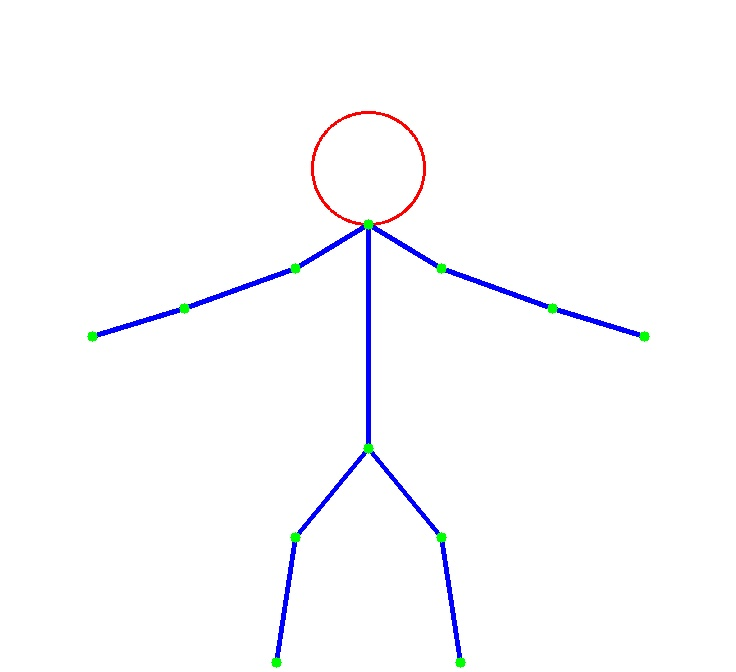
#> input picture ltx_video/pose_reference.jpg, 736 x 672 px
$ python extraction.py pose_reference.jpg
#> lines starting #> are read from the running program, lines starting #| are printed output that depends on the picture; after the words box and inside, x2 and y2 are one past the last pixel; in counts of white or black regions, pixels touching at a corner belong together
import os
import cv2
import numpy as np
from PIL import Image

def extract_pose_with_canny(image_path):
    """
    Extract pose using simple edge detection as a placeholder.

    Args:
        image_path: Path to the input image

    Returns:
        numpy array containing the edge detection result
    """
    if not os.path.exists(image_path):
        raise FileNotFoundError(f"Image not found at {image_path}")

    image = cv2.imread(image_path)
    gray = cv2.cvtColor(image, cv2.COLOR_BGR2GRAY)
    edges = cv2.Canny(gray, 100, 200)
    edges_color = cv2.cvtColor(edges, cv2.COLOR_GRAY2RGB)
    return edges_color

def create_apose_reference(width=576, height=320):
    """
    Create a reference A-pose stick figure programmatically.

    Args:
        width: Width of the output image
        height: Height of the output image

    Returns:
        numpy array containing the A-pose reference image
    """
    # Create a white background
    white_bg = np.ones((height, width, 3), dtype=np.uint8) * 255

    # A-pose stick figure coordinates
    # Head
    head_center = (width // 2, height // 4)
    head_radius = height // 12

    # Body
    neck = (width // 2, height // 3)
    hip = (width // 2, height * 2 // 3)

    # Arms in A-pose
    left_shoulder = (width // 2 - width // 10, neck[1] + height // 15)
    right_shoulder = (width // 2 + width // 10, neck[1] + height // 15)
    left_elbow = (width // 4, neck[1] + height // 8)
    right_elbow = (width * 3 // 4, neck[1] + height // 8)
    left_hand = (width // 8, neck[1] + height // 6)
    right_hand = (width * 7 // 8, neck[1] + height // 6)

    # Legs
    left_knee = (width // 2 - width // 10, height * 4 // 5)
    right_knee = (width // 2 + width // 10, height * 4 // 5)
    left_foot = (width // 2 - width // 8, height - 10)
    right_foot = (width // 2 + width // 8, height - 10)

    # Draw the stick figure
    # Head
    cv2.circle(white_bg, head_center, head_radius, (0, 0, 255), 2)

    # Body
    cv2.line(white_bg, neck, hip, (255, 0, 0), 3)

    # Arms
    cv2.line(white_bg, neck, left_shoulder, (255, 0, 0), 3)
    cv2.line(white_bg, neck, right_shoulder, (255, 0, 0), 3)
    cv2.line(white_bg, left_shoulder, left_elbow, (255, 0, 0), 3)
    cv2.line(white_bg, right_shoulder, right_elbow, (255, 0, 0), 3)
    cv2.line(white_bg, left_elbow, left_hand, (255, 0, 0), 3)
    cv2.line(white_bg, right_elbow, right_hand, (255, 0, 0), 3)

    # Legs
    cv2.line(white_bg, hip, left_knee, (255, 0, 0), 3)
    cv2.line(white_bg, hip, right_knee, (255, 0, 0), 3)
    cv2.line(white_bg, left_knee, left_foot, (255, 0, 0), 3)
    cv2.line(white_bg, right_knee, right_foot, (255, 0, 0), 3)

    # Draw joints
    joints = [neck, hip, left_shoulder, right_shoulder, left_elbow, right_elbow,
             left_hand, right_hand, left_knee, right_knee, left_foot, right_foot]
    for joint in joints:
        cv2.circle(white_bg, joint, 5, (0, 255, 0), -1)

    return white_bg

def get_pose_reference(input_image_path, output_path="pose_reference.jpg", mode="create"):
    """
    Get pose reference image using specified method.

    Args:
        input_image_path: Path to input image (used for extraction or dimensions)
        output_path: Path to save the pose reference image
        mode: Method to get pose reference - 'extract' or 'create'

    Returns:
        Path to the saved pose reference image
    """
#> called with input_image_path = 'pose_reference.jpg', output_path = 'pose_reference.jpg', mode = 'create'
    if not os.path.exists(input_image_path):
        raise FileNotFoundError(f"Input image not found at {input_image_path}")

    # Get dimensions from input image
    input_image = Image.open(input_image_path)
#> input_image is the input picture: PIL image 736x672 RGB; mean R, G, B 251.3, 251.4, 253.5
    width, height = input_image.size
#> width = 736; height = 672

    # Ensure dimensions are divisible by 32
    width = (width // 32) * 32
    height = (height // 32) * 32
    if width == 0:
        width = 32
    if height == 0:
        height = 32

    # Get pose reference based on specified mode
    if mode == "extract":
        pose_data = extract_pose_with_canny(input_image_path)
    elif mode == "create":
        pose_data = create_apose_reference(width, height)
#> in create_apose_reference, `cv2.circle(white_bg, head_center, head_radius, (0, 0, 255), 2)`:
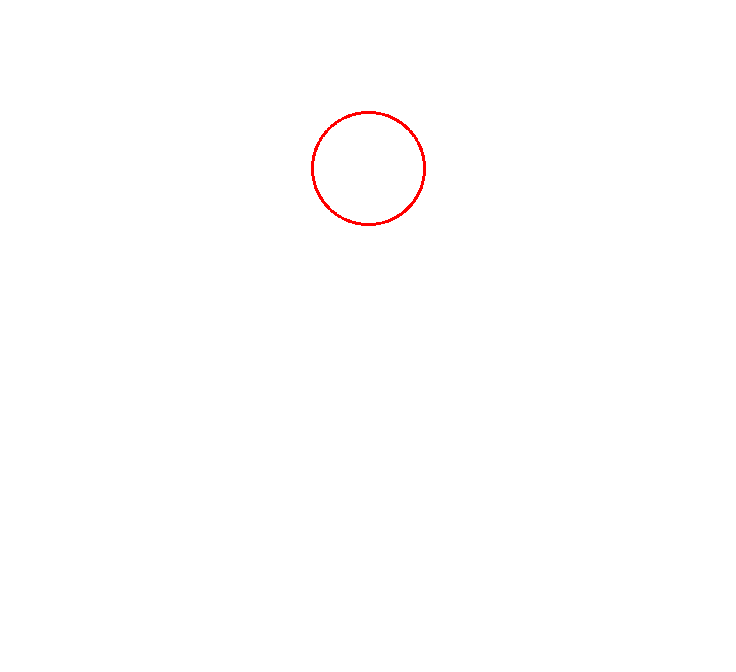
#> white_bg: shape (672, 736, 3); mean of channels 0, 1, 2 254.4, 254.4, 255; drawn as B, G, R
#> in create_apose_reference, `cv2.line(white_bg, right_knee, right_foot, (255, 0, 0), 3)`:
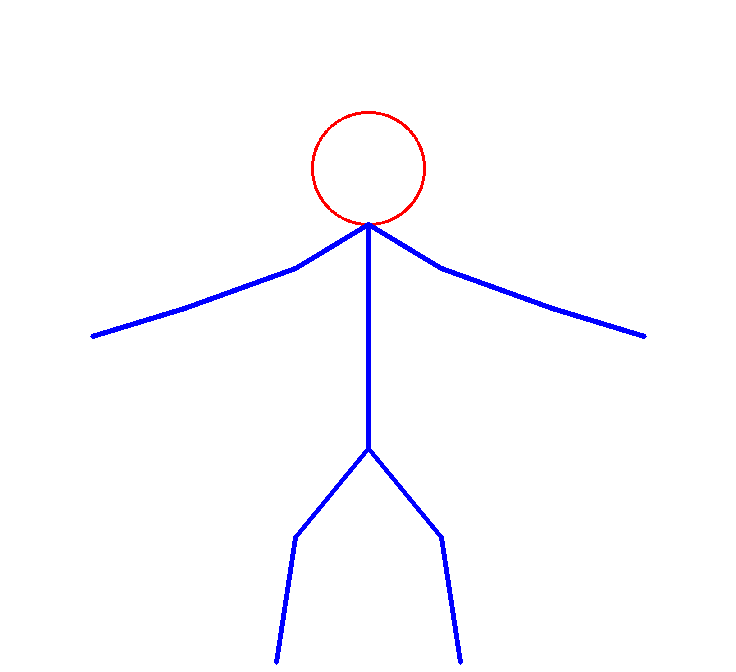
#> white_bg: shape (672, 736, 3); mean of channels 0, 1, 2 254.5, 251.1, 251.7; drawn as B, G, R
#> after the loop in create_apose_reference, `for joint in joints:`:
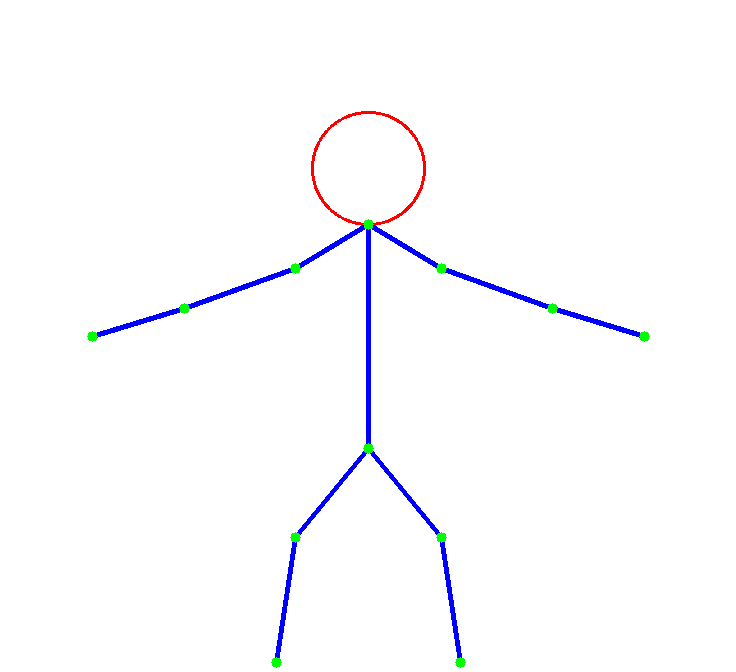
#> white_bg: shape (672, 736, 3); 0.2% of pixels changed, all inside (x1, y1, x2, y2) = (87, 219, 650, 668); drawn as B, G, R
    else:
        raise ValueError("Mode must be 'extract' or 'create'")

    # Save pose reference
    cv2.imwrite(output_path, pose_data)
    print(f"Pose reference saved to {output_path}")

    return output_path

if __name__ == "__main__":
    # This allows the script to be run directly
    import argparse

    parser = argparse.ArgumentParser(description="Extract or create pose reference")
    parser.add_argument("input_image", help="Path to input image")
    parser.add_argument("--output", "-o", default="pose_reference.jpg", help="Output path for pose reference")
    parser.add_argument("--mode", "-m", choices=["extract", "create"], default="create",
                        help="Mode: 'extract' to extract pose from input image, 'create' to create A-pose reference")

    args = parser.parse_args()

    try:
        result_path = get_pose_reference(args.input_image, args.output, args.mode)
        print(f"Successfully created pose reference at: {result_path}")
    except Exception as e:
        print(f"Error: {e}")
